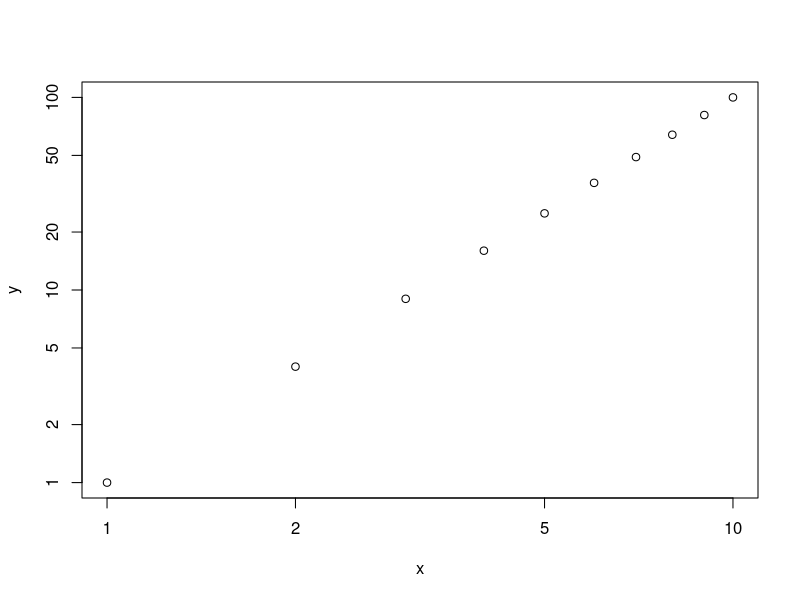
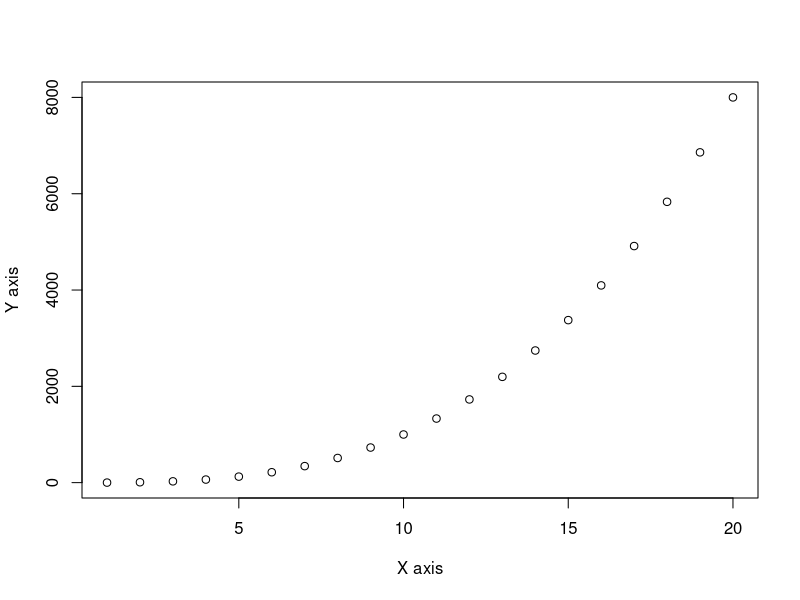

Here is the R script that generated these plots, in order:
## a)
# to write a function power that prints out results of raising 2 power whatever the number we write.

Powerfunction = function(){
  print(2^3);
}

## b)
# write power2() function that lets us pass any two numbers and then return x^a

Power2 = function(x,a){
  print(x^a)
}


## c)
Power2(10,3)
Power2(8,17)
Power2(131,3)


## d)
Power3 = function(x,a){
  return(x^a)
}

## e)

Power3(2,3)
Xelements = 1:10
Xelements
Yelements = Power3(Xelements,2)
Yelements
# log is another argument available in this plot function
# Whatever we keep for log = "" inside that quote string is converted to log scale
# For example we want to plot x elemetns in log scale just keep log = "x"
# If we want both x axis and y axis in log scale keep log = "xy"
plot(x = Xelements,y = Yelements,xlab = "x",ylab = "y",log = "xy")


## f)

PlotPower = function(x,a){
  Yelem = Power3(x,a)
  plot(x = x,y = Yelem,xlab = "X axis",ylab = "Y axis")
}

PlotPower(1:20,3)